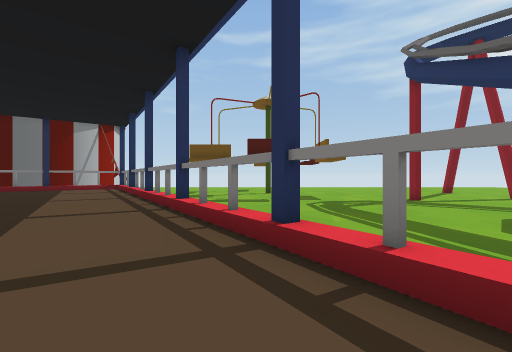
View 1 (above)

16 first-person views from a walk through a Unity game level. The camera is 1.3 m above the floor, looks level and sees 90° across. The floor is counted in squares, 2 m on a side. Each view is taken from the middle of a square. On the plan, view 1 faces up. The plan holds only what a view shows up to about 9 squares ahead; the rest is blank. The place goes on beyond the plan. The player is left out.

View 2
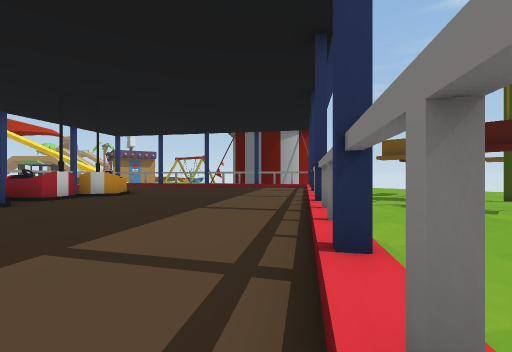

View 3
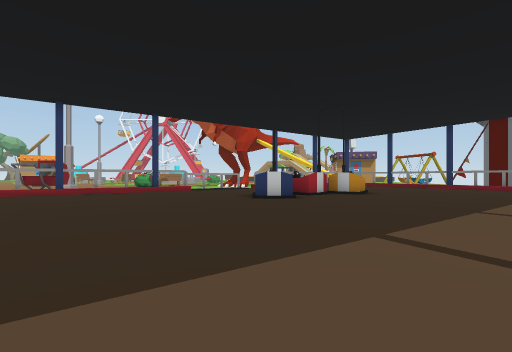

View 4
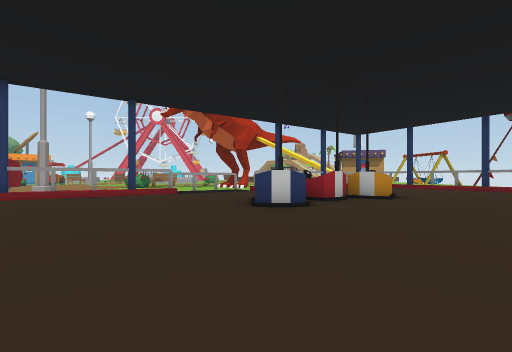

View 5
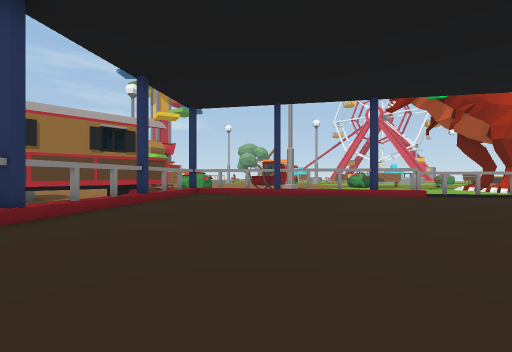

View 6
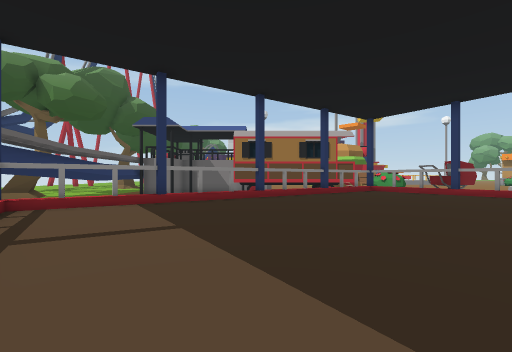

View 7
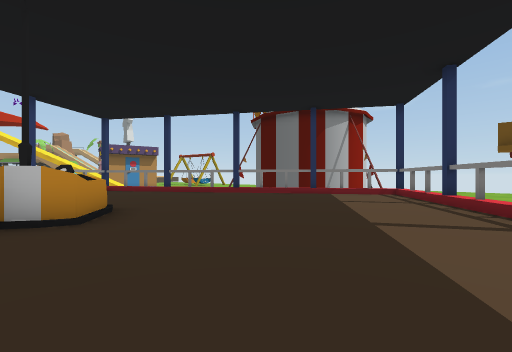

View 8
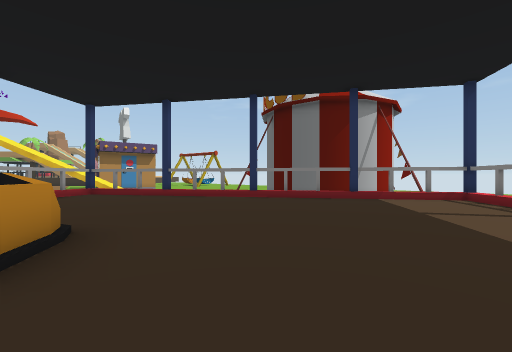

View 9
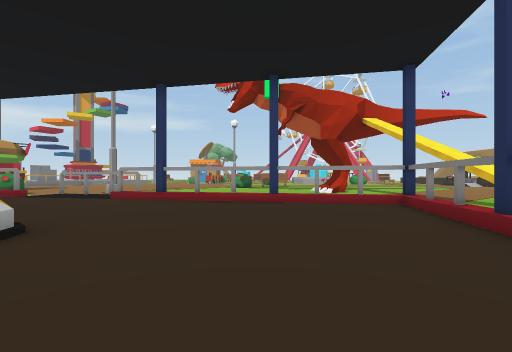

View 10
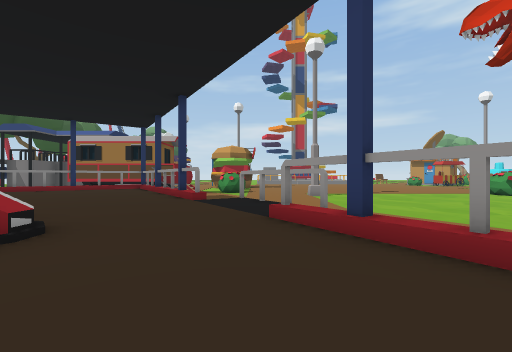

View 11
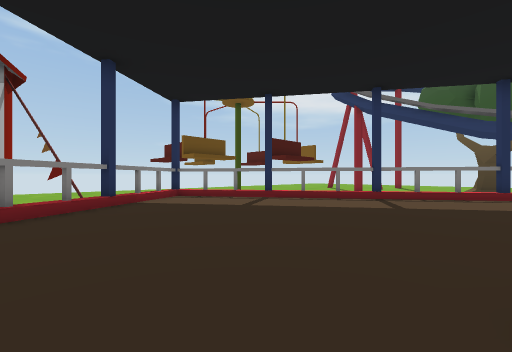

View 12
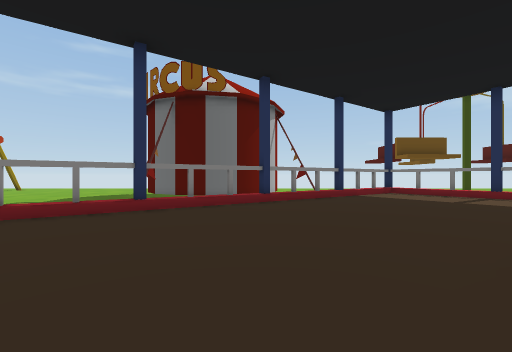

View 13
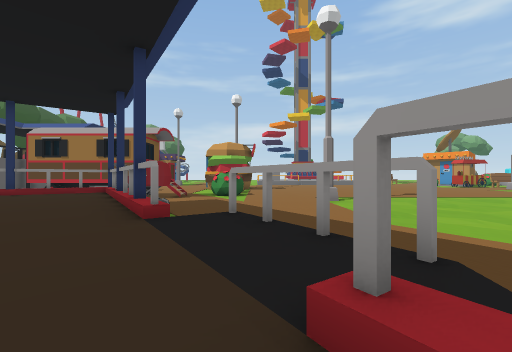

View 14
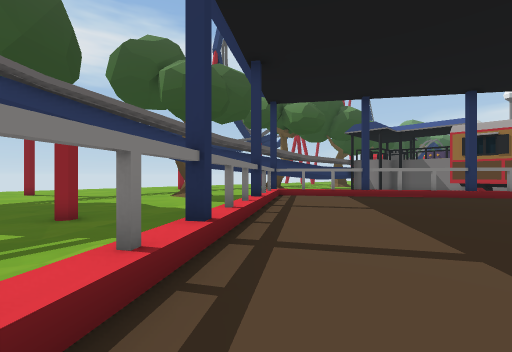

View 15
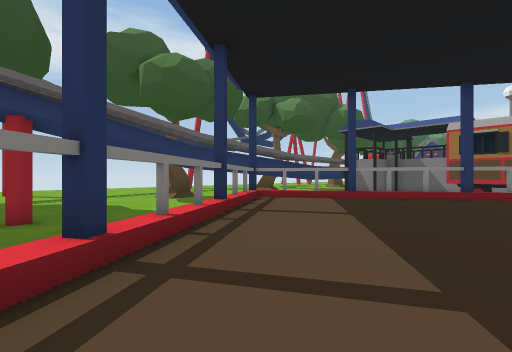

View 16
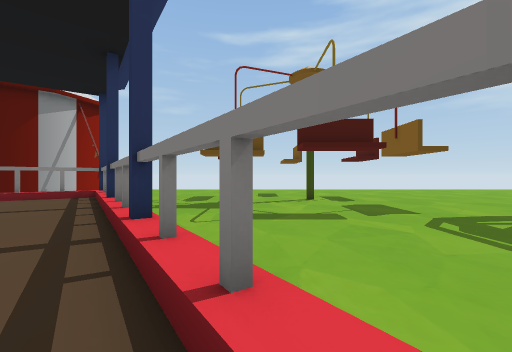

### Floor plan
Key: @ floor where view 1 was taken; # wall or solid block; . main floor; - floor 1.25 m lower than the main floor; / step, stairs or slope; = window, fence, low wall or low ledge; ^ raised ledge; O other object.
Columns run from 16 left of view 1 to 10 right of it. Each row starts with its distance up from view 1.
 14             -----------
 13         ##  -----------
 12        ##.# ----------
 11      ###..##---------
 10     /#.....##-------
  9   ##/.......#------------
  8  ##........./#-----------
  7 #/...........#----------
  6 #.............#--------
  5 #............./#------
  4 ##..../OO....../-----------
  3  //....O........#- ----#---
  2   #....OO........#  ------
  1   ##...OO^......./- -----
  0    #....=^......@.#  ----
 -1   -#...............#
 -2  --=#............../
 -3 --- =..............##
 -4 ---   #..........##-
 -5 ----  ##......../#
 -6 ----   -/......#
 -7 ----- --#..../#
 -8  ------ ##..#

Positions as (right, up) in squares from view 1, and headings:
1: (0, 0), facing up
2: (1, 1), facing up-left
3: (1, 0), facing left
4: (-1, 0), facing left
5: (-1, -1), facing down-left
6: (-1, 2), facing down
7: (-4, 3), facing up-left
8: (-6, 4), facing up-left
9: (-10, 8), facing down-left
10: (-12, 4), facing down
11: (-11, 5), facing up-right
12: (-12, 3), facing up
13: (-12, 1), facing down
14: (-2, 4), facing down-right
15: (-2, 3), facing down-right
16: (-2, 5), facing up
